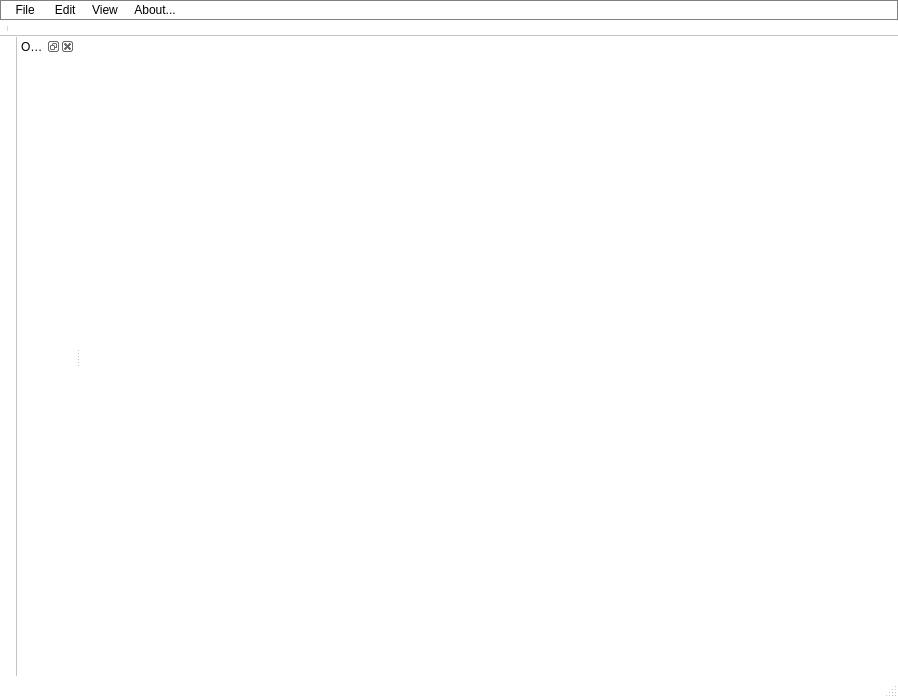
<?xml version="1.0" encoding="UTF-8"?>
<ui version="4.0">
 <class>MainWindow</class>
 <widget class="QMainWindow" name="MainWindow">
  <property name="geometry">
   <rect>
    <x>0</x>
    <y>0</y>
    <width>898</width>
    <height>698</height>
   </rect>
  </property>
  <property name="sizePolicy">
   <sizepolicy hsizetype="Maximum" vsizetype="Maximum">
    <horstretch>0</horstretch>
    <verstretch>0</verstretch>
   </sizepolicy>
  </property>
  <property name="sizeIncrement">
   <size>
    <width>0</width>
    <height>0</height>
   </size>
  </property>
  <property name="windowTitle">
   <string>Blackrock Offline Spike Sorter</string>
  </property>
  <property name="layoutDirection">
   <enum>Qt::LeftToRight</enum>
  </property>
  <property name="autoFillBackground">
   <bool>false</bool>
  </property>
  <property name="styleSheet">
   <string notr="true">
QMainWindow {
    background: #FFFFFF;
	padding-left: 20px;
}

QToolBar {
background: #FFFFFF;
}


</string>
  </property>
  <property name="iconSize">
   <size>
    <width>35</width>
    <height>30</height>
   </size>
  </property>
  <property name="dockNestingEnabled">
   <bool>true</bool>
  </property>
  <property name="dockOptions">
   <set>QMainWindow::AllowNestedDocks|QMainWindow::AllowTabbedDocks|QMainWindow::AnimatedDocks</set>
  </property>
  <widget class="QWidget" name="centralWidgetOptions">
   <property name="enabled">
    <bool>true</bool>
   </property>
   <property name="sizePolicy">
    <sizepolicy hsizetype="Preferred" vsizetype="Preferred">
     <horstretch>0</horstretch>
     <verstretch>0</verstretch>
    </sizepolicy>
   </property>
   <property name="minimumSize">
    <size>
     <width>0</width>
     <height>0</height>
    </size>
   </property>
   <property name="maximumSize">
    <size>
     <width>524287</width>
     <height>524287</height>
    </size>
   </property>
   <property name="layoutDirection">
    <enum>Qt::LeftToRight</enum>
   </property>
  </widget>
  <widget class="QMenuBar" name="menuBar">
   <property name="geometry">
    <rect>
     <x>0</x>
     <y>0</y>
     <width>898</width>
     <height>22</height>
    </rect>
   </property>
   <property name="styleSheet">
    <string notr="true">QMenuBar {
background: #FFFFFF;
border: 1px solid gray;
}

QMenuBar::item {
background: #FFFFFF;
background-color: transparent;
border: transparent;
spacing: 5px; /* spacing between menu bar items */
padding: 2px 5px;
}


QMenu {
background: #FFFFFF;
border: 1px solid gray;
}


QMenu::item:selected {
	background: solid #D2D2D2;
}</string>
   </property>
   <widget class="QMenu" name="menuFile">
    <property name="title">
     <string> File</string>
    </property>
    <widget class="QMenu" name="menuRecent_Files">
     <property name="title">
      <string>Recent Files</string>
     </property>
     <property name="icon">
      <iconset resource="OFSResources.qrc">
       <normaloff>:/new/Bitmaps/Bitmaps/documents7.png</normaloff>:/new/Bitmaps/Bitmaps/documents7.png</iconset>
     </property>
    </widget>
    <addaction name="actionOpen_File"/>
    <addaction name="actionOpen_Files_and_Merge"/>
    <addaction name="menuRecent_Files"/>
    <addaction name="actionClose_File"/>
    <addaction name="separator"/>
    <addaction name="actionSave"/>
    <addaction name="actionSave_Editing_Session"/>
    <addaction name="separator"/>
    <addaction name="actionSave_Parameters"/>
    <addaction name="actionLoad_Parameters"/>
    <addaction name="separator"/>
    <addaction name="actionPreferences"/>
   </widget>
   <widget class="QMenu" name="menuAbout">
    <property name="title">
     <string>About...</string>
    </property>
    <addaction name="actionAbout_BOSS"/>
    <addaction name="actionCheck_For_Updates"/>
   </widget>
   <widget class="QMenu" name="menuEdit">
    <property name="title">
     <string> Edit</string>
    </property>
    <addaction name="actionUndo"/>
    <addaction name="actionRedo"/>
   </widget>
   <widget class="QMenu" name="menuView">
    <property name="title">
     <string>View</string>
    </property>
    <addaction name="actionReset_Layout"/>
   </widget>
   <addaction name="menuFile"/>
   <addaction name="menuEdit"/>
   <addaction name="menuView"/>
   <addaction name="menuAbout"/>
  </widget>
  <widget class="QToolBar" name="mainToolBar">
   <property name="windowTitle">
    <string>Main Toolbar</string>
   </property>
   <property name="movable">
    <bool>false</bool>
   </property>
   <property name="allowedAreas">
    <set>Qt::TopToolBarArea</set>
   </property>
   <property name="iconSize">
    <size>
     <width>47</width>
     <height>37</height>
    </size>
   </property>
   <property name="floatable">
    <bool>false</bool>
   </property>
   <attribute name="toolBarArea">
    <enum>TopToolBarArea</enum>
   </attribute>
   <attribute name="toolBarBreak">
    <bool>false</bool>
   </attribute>
   <addaction name="separator"/>
  </widget>
  <widget class="QStatusBar" name="statusBar"/>
  <widget class="QToolBar" name="leftToolBar">
   <property name="sizePolicy">
    <sizepolicy hsizetype="Fixed" vsizetype="Preferred">
     <horstretch>0</horstretch>
     <verstretch>0</verstretch>
    </sizepolicy>
   </property>
   <property name="windowTitle">
    <string>Left Toolbar</string>
   </property>
   <property name="movable">
    <bool>false</bool>
   </property>
   <property name="allowedAreas">
    <set>Qt::LeftToolBarArea</set>
   </property>
   <property name="iconSize">
    <size>
     <width>20</width>
     <height>20</height>
    </size>
   </property>
   <property name="toolButtonStyle">
    <enum>Qt::ToolButtonIconOnly</enum>
   </property>
   <property name="floatable">
    <bool>false</bool>
   </property>
   <attribute name="toolBarArea">
    <enum>LeftToolBarArea</enum>
   </attribute>
   <attribute name="toolBarBreak">
    <bool>false</bool>
   </attribute>
  </widget>
  <widget class="DockWidget" name="dockOptions">
   <property name="windowTitle">
    <string>Options</string>
   </property>
   <attribute name="dockWidgetArea">
    <number>1</number>
   </attribute>
   <widget class="QWidget" name="dockWidgetContents"/>
  </widget>
  <action name="actionOpen_File">
   <property name="icon">
    <iconset resource="OFSResources.qrc">
     <normaloff>:/new/Bitmaps/Bitmaps/open131.png</normaloff>:/new/Bitmaps/Bitmaps/open131.png</iconset>
   </property>
   <property name="text">
    <string>Open File</string>
   </property>
  </action>
  <action name="actionClose_File">
   <property name="icon">
    <iconset resource="OFSResources.qrc">
     <normaloff>:/new/Bitmaps/Bitmaps/folder265.png</normaloff>:/new/Bitmaps/Bitmaps/folder265.png</iconset>
   </property>
   <property name="text">
    <string>Close File</string>
   </property>
  </action>
  <action name="actionSave">
   <property name="icon">
    <iconset resource="OFSResources.qrc">
     <normaloff>:/new/Bitmaps/Bitmaps/save31.png</normaloff>:/new/Bitmaps/Bitmaps/save31.png</iconset>
   </property>
   <property name="text">
    <string>Save As...</string>
   </property>
  </action>
  <action name="actionAbout_BOSS">
   <property name="icon">
    <iconset resource="OFSResources.qrc">
     <normaloff>:/new/Bitmaps/Bitmaps/information15.png</normaloff>:/new/Bitmaps/Bitmaps/information15.png</iconset>
   </property>
   <property name="text">
    <string>About BOSS</string>
   </property>
   <property name="menuRole">
    <enum>QAction::NoRole</enum>
   </property>
  </action>
  <action name="actionPreferences">
   <property name="icon">
    <iconset resource="OFSResources.qrc">
     <normaloff>:/new/Bitmaps/Bitmaps/settings13.png</normaloff>:/new/Bitmaps/Bitmaps/settings13.png</iconset>
   </property>
   <property name="text">
    <string>Preferences</string>
   </property>
   <property name="menuRole">
    <enum>QAction::NoRole</enum>
   </property>
  </action>
  <action name="actionNewfiles">
   <property name="text">
    <string>newfiles</string>
   </property>
  </action>
  <action name="actionReset_Layout">
   <property name="icon">
    <iconset resource="OFSResources.qrc">
     <normaloff>:/new/Bitmaps/Bitmaps/update6.png</normaloff>:/new/Bitmaps/Bitmaps/update6.png</iconset>
   </property>
   <property name="text">
    <string>Reset Layout</string>
   </property>
  </action>
  <action name="actionUndo">
   <property name="enabled">
    <bool>false</bool>
   </property>
   <property name="icon">
    <iconset resource="OFSResources.qrc">
     <normaloff>:/new/Bitmaps/Bitmaps/backward18.png</normaloff>:/new/Bitmaps/Bitmaps/backward18.png</iconset>
   </property>
   <property name="text">
    <string>Undo</string>
   </property>
   <property name="shortcut">
    <string>Ctrl+Z</string>
   </property>
  </action>
  <action name="actionRedo">
   <property name="enabled">
    <bool>false</bool>
   </property>
   <property name="icon">
    <iconset resource="OFSResources.qrc">
     <normaloff>:/new/Bitmaps/Bitmaps/forward18.png</normaloff>:/new/Bitmaps/Bitmaps/forward18.png</iconset>
   </property>
   <property name="text">
    <string>Redo</string>
   </property>
  </action>
  <action name="actionSave_Editing_Session">
   <property name="text">
    <string>Save Analysis Session</string>
   </property>
  </action>
  <action name="actionLoad_Parameters">
   <property name="text">
    <string>Load Parameters</string>
   </property>
  </action>
  <action name="actionSave_Parameters">
   <property name="text">
    <string>Save Parameters</string>
   </property>
  </action>
  <action name="actionCheck_For_Updates">
   <property name="text">
    <string>Check For Updates</string>
   </property>
  </action>
  <action name="actionOpen_Files_and_Merge">
   <property name="text">
    <string>Open Files and Concatenate</string>
   </property>
  </action>
 </widget>
 <layoutdefault spacing="6" margin="11"/>
 <customwidgets>
  <customwidget>
   <class>DockWidget</class>
   <extends>QDockWidget</extends>
   <header>../widgets/DockWidget.h</header>
   <container>1</container>
  </customwidget>
 </customwidgets>
 <resources>
  <include location="OFSResources.qrc"/>
 </resources>
 <connections>
  <connection>
   <sender>actionAbout_BOSS</sender>
   <signal>triggered()</signal>
   <receiver>MainWindow</receiver>
   <slot>slotAboutBOSS()</slot>
   <hints>
    <hint type="sourcelabel">
     <x>-1</x>
     <y>-1</y>
    </hint>
    <hint type="destinationlabel">
     <x>732</x>
     <y>410</y>
    </hint>
   </hints>
  </connection>
  <connection>
   <sender>actionPreferences</sender>
   <signal>triggered()</signal>
   <receiver>MainWindow</receiver>
   <slot>slotPreferences()</slot>
   <hints>
    <hint type="sourcelabel">
     <x>-1</x>
     <y>-1</y>
    </hint>
    <hint type="destinationlabel">
     <x>732</x>
     <y>410</y>
    </hint>
   </hints>
  </connection>
  <connection>
   <sender>actionOpen_File</sender>
   <signal>triggered()</signal>
   <receiver>MainWindow</receiver>
   <slot>slotOpenFile()</slot>
   <hints>
    <hint type="sourcelabel">
     <x>-1</x>
     <y>-1</y>
    </hint>
    <hint type="destinationlabel">
     <x>732</x>
     <y>410</y>
    </hint>
   </hints>
  </connection>
  <connection>
   <sender>actionClose_File</sender>
   <signal>triggered()</signal>
   <receiver>MainWindow</receiver>
   <slot>slotCloseFile()</slot>
   <hints>
    <hint type="sourcelabel">
     <x>-1</x>
     <y>-1</y>
    </hint>
    <hint type="destinationlabel">
     <x>732</x>
     <y>410</y>
    </hint>
   </hints>
  </connection>
  <connection>
   <sender>actionSave</sender>
   <signal>triggered()</signal>
   <receiver>MainWindow</receiver>
   <slot>slotSave()</slot>
   <hints>
    <hint type="sourcelabel">
     <x>-1</x>
     <y>-1</y>
    </hint>
    <hint type="destinationlabel">
     <x>732</x>
     <y>410</y>
    </hint>
   </hints>
  </connection>
  <connection>
   <sender>actionReset_Layout</sender>
   <signal>triggered()</signal>
   <receiver>MainWindow</receiver>
   <slot>slotResetLayout()</slot>
   <hints>
    <hint type="sourcelabel">
     <x>-1</x>
     <y>-1</y>
    </hint>
    <hint type="destinationlabel">
     <x>741</x>
     <y>410</y>
    </hint>
   </hints>
  </connection>
  <connection>
   <sender>actionUndo</sender>
   <signal>triggered()</signal>
   <receiver>MainWindow</receiver>
   <slot>slotUndo()</slot>
   <hints>
    <hint type="sourcelabel">
     <x>-1</x>
     <y>-1</y>
    </hint>
    <hint type="destinationlabel">
     <x>741</x>
     <y>410</y>
    </hint>
   </hints>
  </connection>
  <connection>
   <sender>actionRedo</sender>
   <signal>triggered()</signal>
   <receiver>MainWindow</receiver>
   <slot>slotRedo()</slot>
   <hints>
    <hint type="sourcelabel">
     <x>-1</x>
     <y>-1</y>
    </hint>
    <hint type="destinationlabel">
     <x>741</x>
     <y>410</y>
    </hint>
   </hints>
  </connection>
  <connection>
   <sender>actionSave_Editing_Session</sender>
   <signal>triggered()</signal>
   <receiver>MainWindow</receiver>
   <slot>slotSaveEditingSession()</slot>
   <hints>
    <hint type="sourcelabel">
     <x>-1</x>
     <y>-1</y>
    </hint>
    <hint type="destinationlabel">
     <x>741</x>
     <y>410</y>
    </hint>
   </hints>
  </connection>
  <connection>
   <sender>actionLoad_Parameters</sender>
   <signal>triggered()</signal>
   <receiver>MainWindow</receiver>
   <slot>slotLoadParameters()</slot>
   <hints>
    <hint type="sourcelabel">
     <x>-1</x>
     <y>-1</y>
    </hint>
    <hint type="destinationlabel">
     <x>741</x>
     <y>410</y>
    </hint>
   </hints>
  </connection>
  <connection>
   <sender>actionSave_Parameters</sender>
   <signal>triggered()</signal>
   <receiver>MainWindow</receiver>
   <slot>slotSaveParameters()</slot>
   <hints>
    <hint type="sourcelabel">
     <x>-1</x>
     <y>-1</y>
    </hint>
    <hint type="destinationlabel">
     <x>741</x>
     <y>410</y>
    </hint>
   </hints>
  </connection>
  <connection>
   <sender>actionCheck_For_Updates</sender>
   <signal>triggered()</signal>
   <receiver>MainWindow</receiver>
   <slot>slotCheckForUpdates()</slot>
   <hints>
    <hint type="sourcelabel">
     <x>-1</x>
     <y>-1</y>
    </hint>
    <hint type="destinationlabel">
     <x>741</x>
     <y>410</y>
    </hint>
   </hints>
  </connection>
  <connection>
   <sender>actionOpen_Files_and_Merge</sender>
   <signal>triggered()</signal>
   <receiver>MainWindow</receiver>
   <slot>slotOpenAndMerge()</slot>
   <hints>
    <hint type="sourcelabel">
     <x>-1</x>
     <y>-1</y>
    </hint>
    <hint type="destinationlabel">
     <x>143</x>
     <y>101</y>
    </hint>
   </hints>
  </connection>
 </connections>
 <slots>
  <slot>slotViewTimelineToggled(bool)</slot>
  <slot>slotView2DClusterToggled(bool)</slot>
  <slot>slotView3DClusterToggled(bool)</slot>
  <slot>slotViewFeaturesToggled(bool)</slot>
  <slot>slotViewFreqSpecToggled(bool)</slot>
  <slot>slotViewChannelsToggled(bool)</slot>
  <slot>slotViewCrossCorrelogramsToggled(bool)</slot>
  <slot>slotViewUnitsToggled(bool)</slot>
  <slot>slotViewISIHistogramsToggled(bool)</slot>
  <slot>slotViewSurfaceToggled(bool)</slot>
  <slot>slotViewPCAResultsToggled(bool)</slot>
  <slot>slotStatePreprocess()</slot>
  <slot>slotStateDetect()</slot>
  <slot>slotStateEdit()</slot>
  <slot>slotStateSort()</slot>
  <slot>slotStatePublish()</slot>
  <slot>slotStateFeature()</slot>
  <slot>slotViewFeaturesToggled()</slot>
  <slot>slotAboutBOSS()</slot>
  <slot>slotViewWaveformAlignmentToggled(bool)</slot>
  <slot>slotPreferences()</slot>
  <slot>slotOpenFile()</slot>
  <slot>slotCloseFile()</slot>
  <slot>slotSave()</slot>
  <slot>slotUndo()</slot>
  <slot>slotRedo()</slot>
  <slot>slotSaveEditingSession()</slot>
  <slot>slotSaveParameters()</slot>
  <slot>slotLoadParameters()</slot>
  <slot>slotCheckForUpdates()</slot>
  <slot>slotOpenAndMerge()</slot>
 </slots>
</ui>
